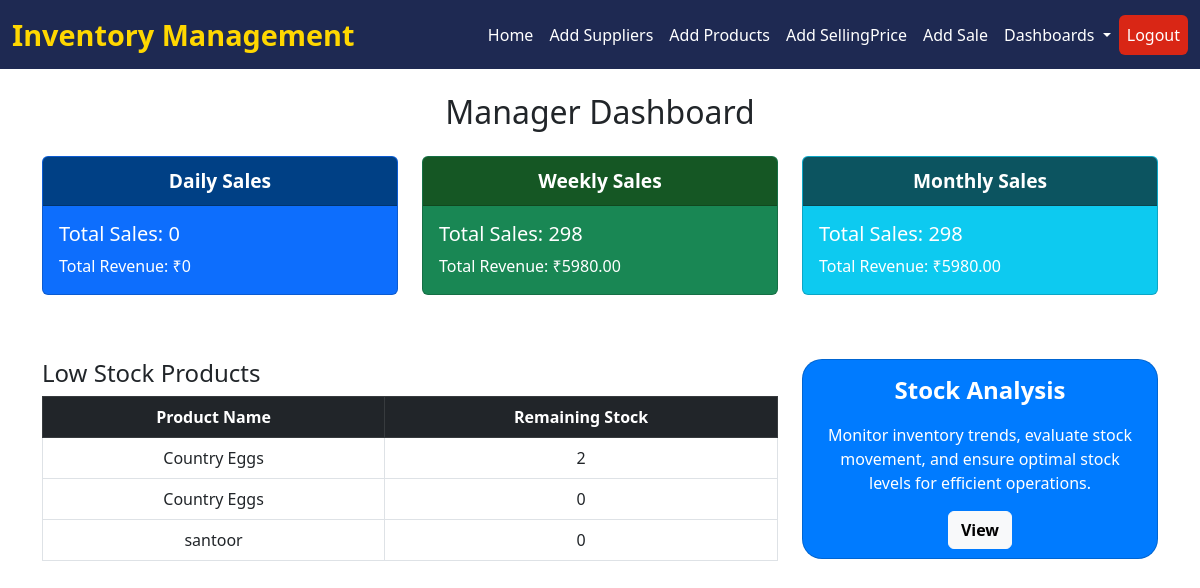
/manager-dashboard/, run on an earlier commit of the app's database.
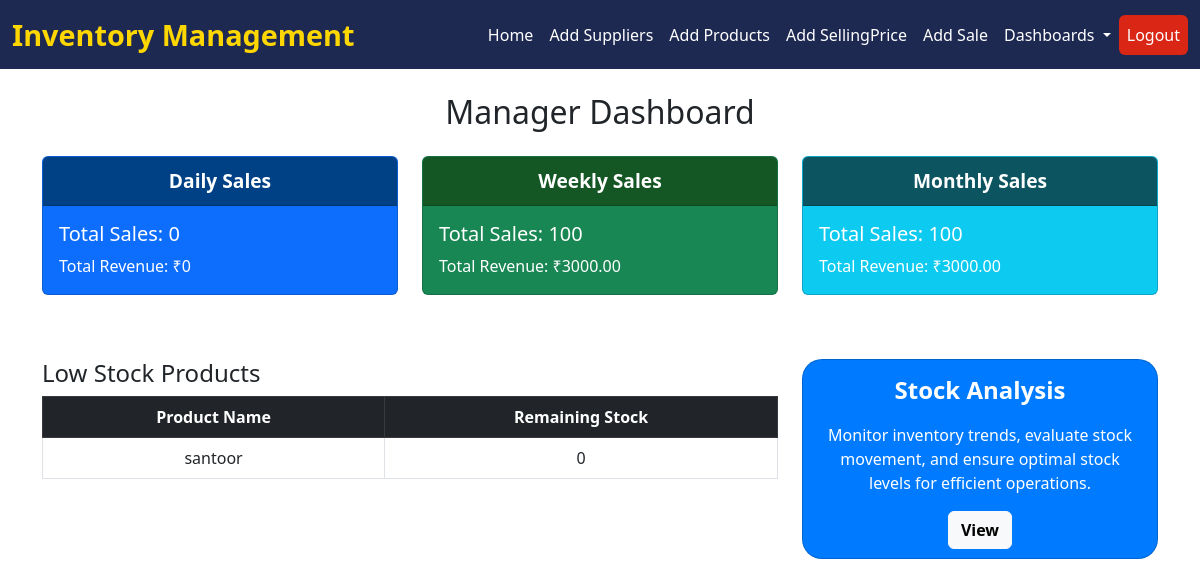
And on a later commit of the database.
### stock_analysis/models.py (models this page shows, shortened)
class SupplierProduct(models.Model):
    supplier = models.ForeignKey(Supplier, on_delete=models.CASCADE,null=True, blank=True)  # Link to Supplier
    name = models.CharField(max_length=100, default="Unknown Product")  # Default name
    category = models.CharField(max_length=50, blank=True, null=True)  # Product category
    selling_price_per_unit=models.DecimalField(default=0, max_digits=10, decimal_places=2, null=True, blank=True)
    stock_quantity = models.IntegerField(default=0)  # Current stock quantity
    cost_price = models.DecimalField(max_digits=10, decimal_places=2)  # Cost price per unit
    supplied_date = models.DateField(auto_now_add=True)  # Date of supply

### stock_analysis/views.py (the view)
# urls.py: path("manager-dashboard/", views.manager_dashboard, name="manager_dashboard"),
def manager_dashboard(request):
    today = datetime.now().date()
    week_start = today - timedelta(days=today.weekday())  # Start of the week (Monday)
    month_start = today.replace(day=1)  # Start of the month
    daily_sales = Sale.objects.filter(sale_date__date=today).aggregate(
        total_sales=Sum('quantity_sold'), total_revenue=Sum('total_price')
    )
    weekly_sales = Sale.objects.filter(sale_date__date__gte=week_start).aggregate(
        total_sales=Sum('quantity_sold'), total_revenue=Sum('total_price')
    )
    monthly_sales = Sale.objects.filter(sale_date__date__gte=month_start).aggregate(
        total_sales=Sum('quantity_sold'), total_revenue=Sum('total_price')
    )
    low_stock_threshold = 10  # Example threshold for low stock
    low_stock_products = []
    for product in SupplierProduct.objects.all():
        quantity_supplied = product.stock_quantity
        quantity_sold = Sale.objects.filter(supplier_product=product).aggregate(
            total_sold=Sum('quantity_sold')
        )['total_sold'] or 0
        remaining_stock = quantity_supplied - quantity_sold
        if remaining_stock < low_stock_threshold:
            low_stock_products.append({
                'product_name': product.name,
                'remaining_stock': remaining_stock,
            })
    context = {
        'daily_sales': daily_sales,
        'weekly_sales': weekly_sales,
        'monthly_sales': monthly_sales,
        'low_stock_products': low_stock_products,
    }
    return render(request, 'manager_dashboard.html', context)

### stock_analysis/templates/manager_dashboard.html (shortened to what this page needs)
{% extends 'index.html' %}
{% block content %}
<div class="container mt-4">
    <h2 class="mb-4 text-center">Manager Dashboard</h2>
    <div class="row">
        <div class="col-md-4">
            <div class="card text-white bg-primary mb-3">
                <div class="card-header" style="background-color: #004085; font-weight: bold; font-size: 1.2rem; text-align: center; padding: 10px;">
                    Daily Sales
                </div>
                <div class="card-body">
                    <h5 class="card-title">Total Sales: {{ daily_sales.total_sales|default:0 }}</h5>
                    <p class="card-text">Total Revenue: ₹{{ daily_sales.total_revenue|floatformat:2|default:0 }}</p>
                </div>
            </div>
        </div>
        <div class="col-md-4">
            <div class="card text-white bg-success mb-3">
                <div class="card-header" style="background-color: #155724; font-weight: bold; font-size: 1.2rem; text-align: center; padding: 10px;">
                    Weekly Sales
                </div>
                <div class="card-body">
                    <h5 class="card-title">Total Sales: {{ weekly_sales.total_sales|default:0 }}</h5>
                    <p class="card-text">Total Revenue: ₹{{ weekly_sales.total_revenue|floatformat:2|default:0 }}</p>
                </div>
            </div>
        </div>
        <div class="col-md-4">
            <div class="card text-white bg-info mb-3">
                <div class="card-header" style="background-color: #0c5460; font-weight: bold; font-size: 1.2rem; text-align: center; padding: 10px;">
                    Monthly Sales
                </div>
                <div class="card-body">
                    <h5 class="card-title">Total Sales: {{ monthly_sales.total_sales|default:0 }}</h5>
                    <p class="card-text">Total Revenue: ₹{{ monthly_sales.total_revenue|floatformat:2|default:0 }}</p>
                </div>
            </div>
        </div>
    </div>
    <div class="row mt-5">
        <div class="col-md-8">
            <h4>Low Stock Products</h4>
            <table class="table table-bordered text-center">
                <thead class="table-dark">
                    <tr>
                        <th>Product Name</th>
                        <th>Remaining Stock</th>
                    </tr>
                </thead>
                <tbody>
                    {% for product in low_stock_products %}
                        <tr>
                            <td>{{ product.product_name }}</td>
                            <td>{{ product.remaining_stock }}</td>
                        </tr>
                    {% empty %}
                        <tr>
                            <td colspan="2" class="text-center">No low stock products</td>
                        </tr>
                    {% endfor %}
                </tbody>
            </table>
        </div>
        <div class="col-md-4">
            <div class="card stock-analysis text-white" style="background-color: #007BFF; height: 200px; border-radius: 20px;">
                <div class="card-body d-flex flex-column justify-content-center align-items-center">
                    <h5 class="card-title" style="font-weight: bold; font-size: 1.5rem;">Stock Analysis</h5>
                    <p class="card-text text-center" style="font-size: 1rem; margin-top: 10px;">
                        Monitor inventory trends, evaluate stock movement, and ensure optimal stock levels for efficient operations.
                    </p>
                    <a href="{% url 'stock_analysis_list' %}" class="btn btn-light mt-auto" style="font-weight: bold;">View</a>
                </div>
            </div>
        </div>
    </div>
</div>
{% endblock %}

What changed in the data, as far as the page shows it:
removed SupplierProduct: product_name "Country Eggs"
no longer on this page (row unchanged): SupplierProduct: product_name "Country Eggs"
Also different on the page:
{{ weekly_sales.total_sales|default:0 }}: "298" → "100"
{{ weekly_sales.total_revenue|floatformat:2|default:0 }}: "5980.00" → "3000.00"
{{ monthly_sales.total_sales|default:0 }}: "298" → "100"
{{ monthly_sales.total_revenue|floatformat:2|default:0 }}: "5980.00" → "3000.00"
list line gone: "2"
list line gone: "0"
